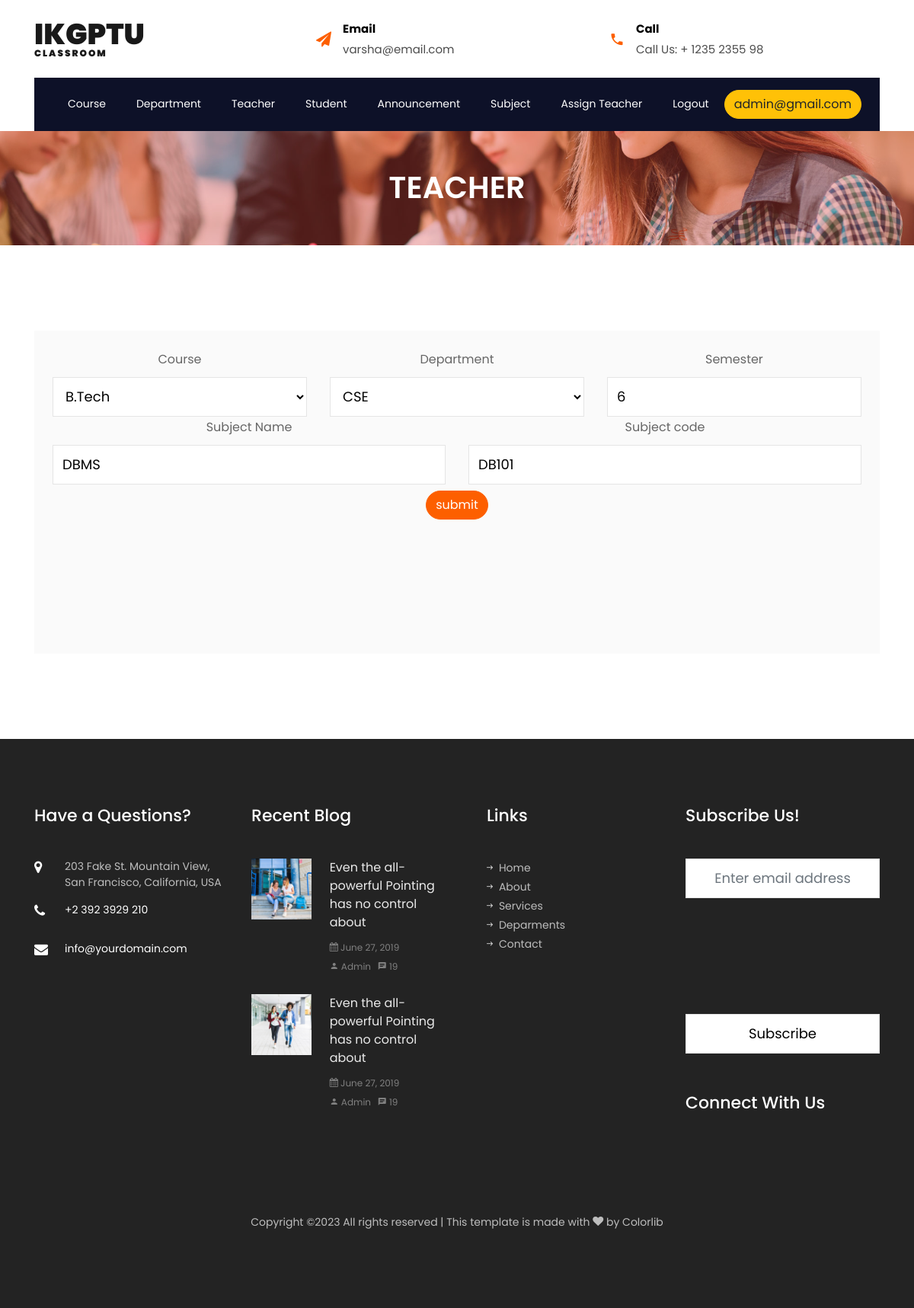
Page /edit_subject.php?id=1 (signed in) on the committed database.
### tables this page shows
CREATE TABLE `subject` (
  `id` int(11) NOT NULL,
  `course` varchar(255) NOT NULL,
  `department` varchar(255) NOT NULL,
  `semester` int(10) NOT NULL,
  `subject_name` varchar(255) NOT NULL,
  `subject_code` varchar(100) NOT NULL,
  `status` varchar(30) NOT NULL,
  `created_at` timestamp(6) NOT NULL DEFAULT current_timestamp(6) ON UPDATE current_timestamp(6)
);

### edit_subject.php (the view, shortened to what this page needs)
<?php
include("header2.php");
include("config.php");
$queryselect = "SELECT * FROM `subject` where id='$_REQUEST[id]'";
$resultselect = mysqli_query($conn,$queryselect);
if($dataselect = mysqli_fetch_array($resultselect))
{
  $cou = $dataselect['course'];
  $dept = $dataselect['department'];
  $s_sem = $dataselect['semester'];
  $s_subject = $dataselect['subject_name'];
  $s_sub_code = $dataselect['subject_code'];
}
?>
<section class="hero-wrap hero-wrap-2" style="background-image: url('images/bg_1.jpg');">
    <div class="overlay"></div>
    <div class="container">
        <div class="row no-gutters slider-text align-items-center justify-content-center">
            <div class="col-md-9 ftco-animate text-center">
                <h1 class="mb-2 bread">TEACHER</h1>
            </div>
        </div>
    </div>
</section>
<section class="ftco-section contact-section">
    <div class="container">
        <div class="row d-flex contact-info">
            <div class="col-md-12 d-flex">
                <div class="bg-light align-self-stretch box p-4 text-center">
                    <form method="post" autocomplete="off">
                        <div class="row">
                            <div class="col-md-4">
                                <label for="inputteachername" class="form-label">Course</label>
                                <select name="course" class="form-control">
                                    <?php
                            include("config.php");
                            $query = "SELECT * FROM `course`";
                            $result = mysqli_query($conn,$query);
                            while($data = mysqli_fetch_array($result))
                            {
                              if($data['id']==$cou)
                              {
                                echo "<option value='$data[id]' selected>".$data['course_name']."</option>";
                              }
                              else{
                                echo "<option value='$data[id]'>".$data['course_name']."</option>";
                              }
                            }
                            ?>
                                </select>
                            </div>
                            <div class="col-md-4">
                                <label for="inputteachername" class="form-label">Department</label>
                                <select name="department" class="form-control">
                                    <?php
                                    include("config.php");
                                    $query1 = "SELECT * FROM `department`";
                                    $result1 = mysqli_query($conn,$query1);
                                    while($data1 = mysqli_fetch_array($result1))
                                    {
                                      if($data1['id']==$dept)
                                      {
                                        echo "<option value='$data1[id]' selected>".$data1['department']."</option>";
                                      }
                                      else{
                                        echo "<option value='$data1[id]'>".$data1['department']."</option>";
                                      }
                                    }
                                    ?>
                                </select>
                            </div>
                            <div class="col-md-4">
                                <label for="inputsemester" class="form-label">Semester</label>
                                <input type="number" class="form-control" name="semester" id="inputsemester" placeholder="" value="<?php echo $s_sem; ?>">
                            </div>
                        </div>
                        <div class="row">
                            <div class="col-md-6">
                                <label for="inputsubjectname" class="form-label">Subject Name</label>
                                <input type="text" class="form-control" name="subject_name" id="inputsubjectname" placeholder="" value="<?php echo $s_subject; ?>">
                            </div>
                            <div class="col-md-6">
                                <label for="inputsubjectcode" class="form-label">Subject code</label>
                                <input type="text" class="form-control" name="subject_code" id="inputsubjectcode" placeholder="" value="<?php echo $s_sub_code; ?>">
                            </div>
                        </div>
                        <div class="col-12">
                            <button type="submit" name="submit" class="btn btn-primary my-2">submit</button>
                        </div>
                </div>
            </div>
        </div>
    </div>
</section>
<?php
include("footer.php");
?>

### rows in the picture
subject: semester "6", subject_name "DBMS", subject_code "DB101"

### other values in the picture
$_SESSION["email"] "admin@gmail.com"
form field course "B.Tech"
form field department "CSE"
